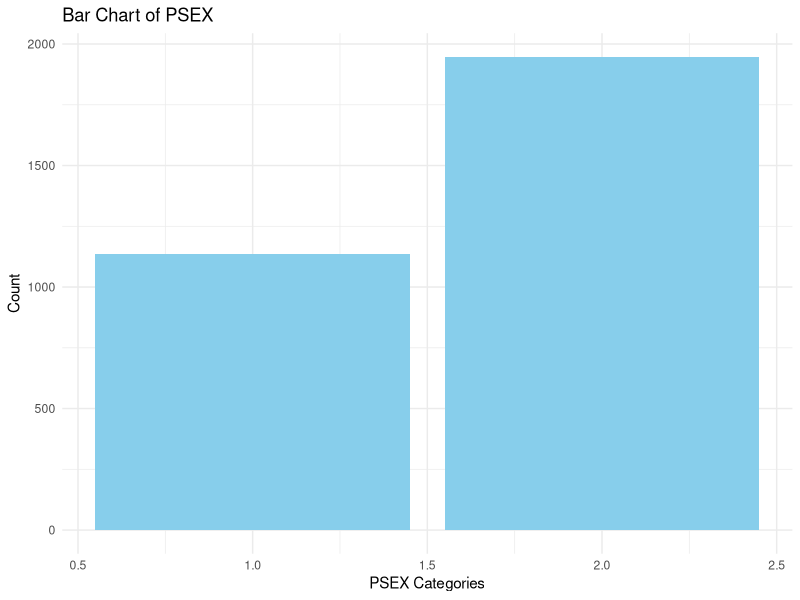
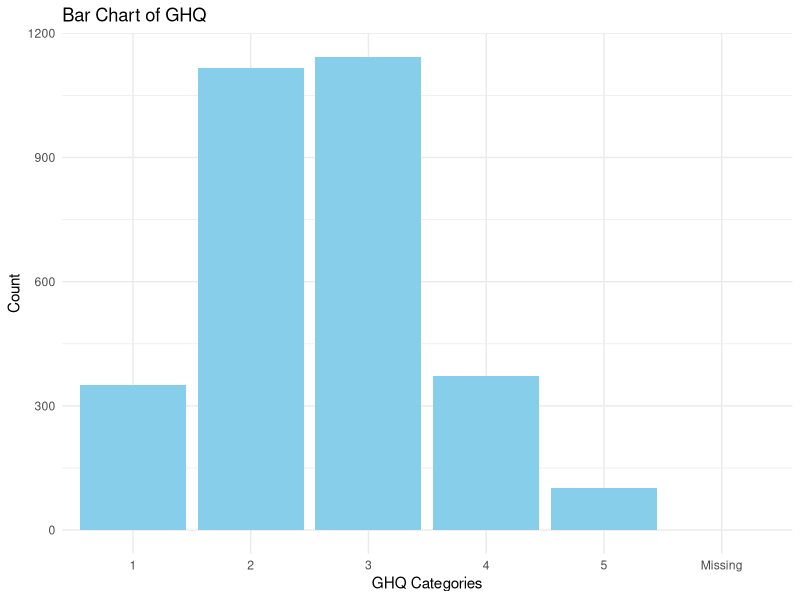
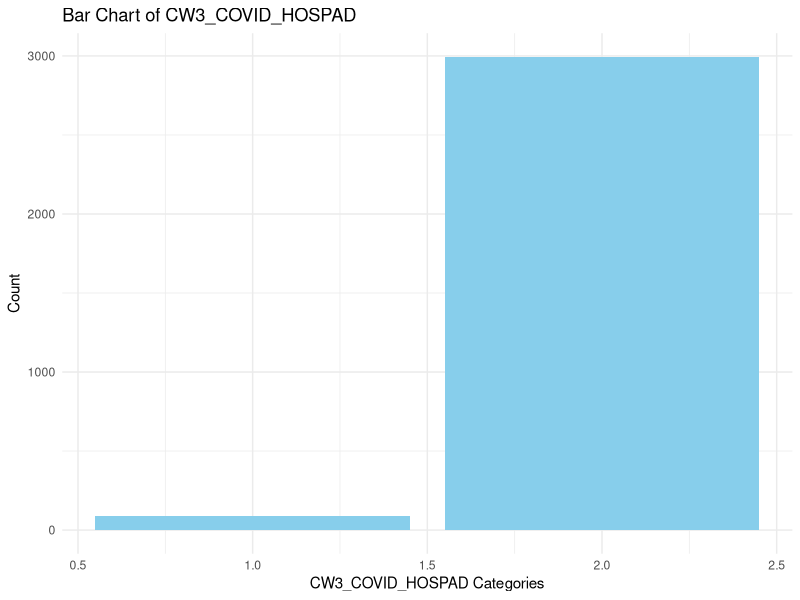
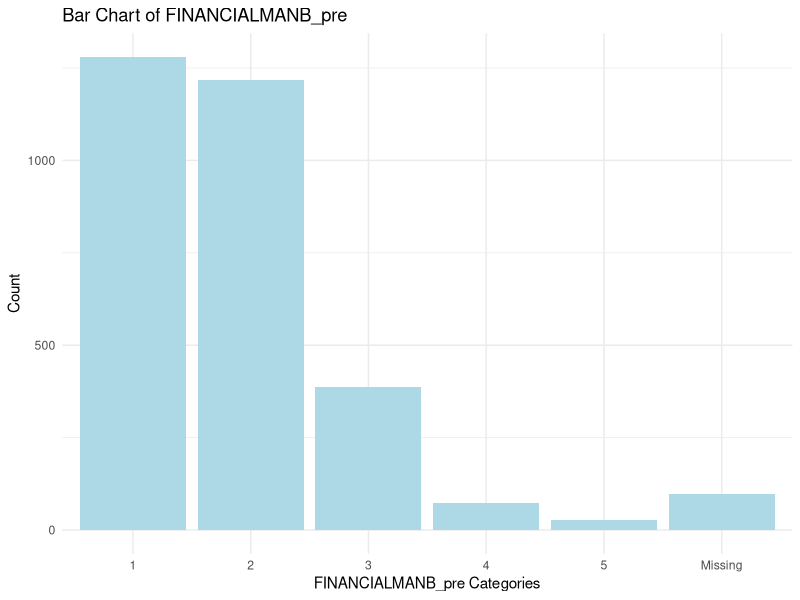
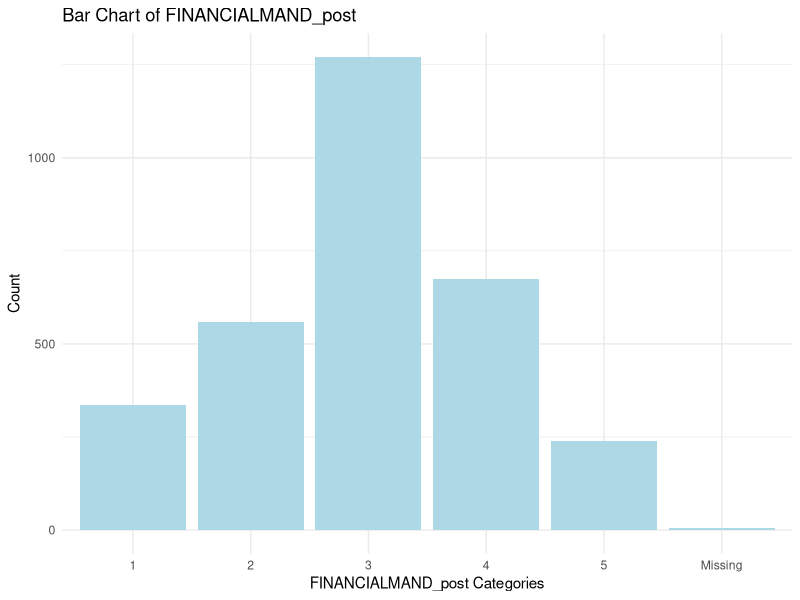
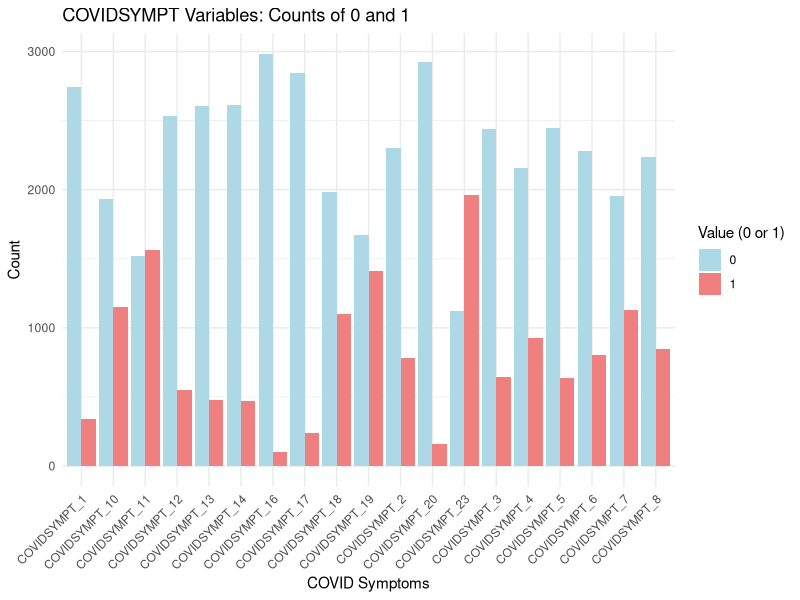

Here is the R script that generated these plots, in order:
## ---- chunk 1
library(openxlsx)
library(dplyr)
library(ggplot2)
library(tidyr)
## ---- chunk 2
df <- read.xlsx("final_merged_generalised_dataset.xlsx")
head(df)
dim(df)
## ---- chunk 3
ggplot(df, aes(x = PSEX)) +
  geom_bar(fill = "skyblue") +  
  labs(title = "Bar Chart of PSEX",
       x = "PSEX Categories",
       y = "Count") +
  theme_minimal() 
## ---- chunk 4
df$GHQ <- factor(df$GHQ, levels = c(levels(factor(df$GHQ)), "Missing"))

df$GHQ[is.na(df$GHQ)] <- "Missing"

ggplot(df, aes(x = GHQ)) +
  geom_bar(fill = "skyblue") +  
  labs(title = "Bar Chart of GHQ",
       x = "GHQ Categories",
       y = "Count") +
  theme_minimal() 
## ---- chunk 5
ggplot(df, aes(x = CW3_COVID_HOSPAD)) +
  geom_bar(fill = "skyblue") +  
  labs(title = "Bar Chart of CW3_COVID_HOSPAD",
       x = "CW3_COVID_HOSPAD Categories",
       y = "Count") +
  theme_minimal() 
## ---- chunk 6
df$FINANCIALMANB_pre <- factor(df$FINANCIALMANB_pre, levels = c(levels(factor(df$FINANCIALMANB_pre)), "Missing"))

df$FINANCIALMANB_pre[is.na(df$FINANCIALMANB_pre)] <- "Missing"

ggplot(df, aes(x = FINANCIALMANB_pre)) +
  geom_bar(fill = "lightblue") + 
  labs(title = "Bar Chart of FINANCIALMANB_pre",
       x = "FINANCIALMANB_pre Categories",
       y = "Count") +
  theme_minimal()
## ---- chunk 7
df$FINANCIALMAND_post <- factor(df$FINANCIALMAND_post, levels = c(levels(factor(df$FINANCIALMAND_post)), "Missing"))

df$FINANCIALMAND_post[is.na(df$FINANCIALMAND_post)] <- "Missing"

ggplot(df, aes(x = FINANCIALMAND_post)) +
  geom_bar(fill = "lightblue") + 
  labs(title = "Bar Chart of FINANCIALMAND_post",
       x = "FINANCIALMAND_post Categories",
       y = "Count") +
  theme_minimal()
## ---- chunk 8
covid_sympt_vars <- df %>% select(contains("COVIDSYMPT"))

covid_sympt_long <- covid_sympt_vars %>%
  pivot_longer(cols = everything(), names_to = "variable", values_to = "value")

ggplot(covid_sympt_long, aes(x = variable, fill = factor(value))) +
  geom_bar(position = "dodge") +
  labs(title = "COVIDSYMPT Variables: Counts of 0 and 1",
       x = "COVID Symptoms",
       y = "Count",
       fill = "Value (0 or 1)") +
  theme_minimal() +
  scale_fill_manual(values = c("0" = "lightblue", "1" = "lightcoral")) +  
  theme(axis.text.x = element_text(angle = 45, hjust = 1))
